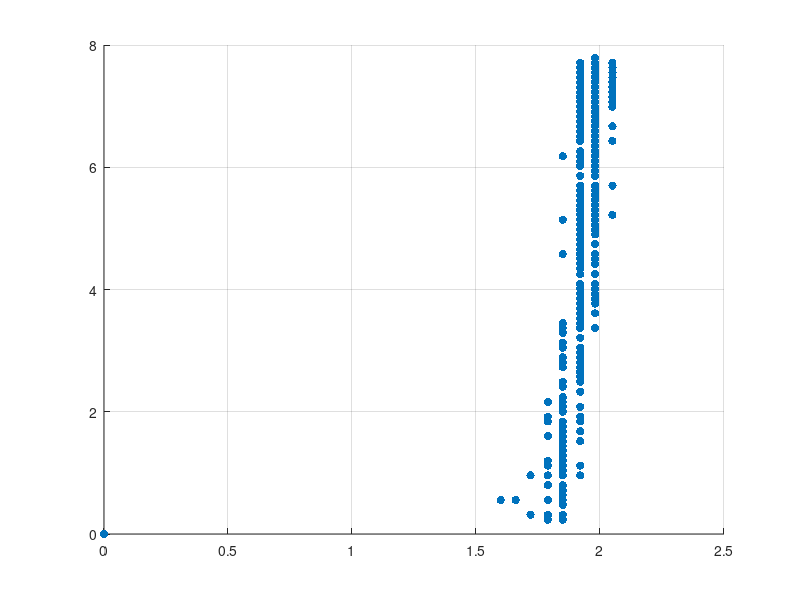

Source code (MATLAB):
x=[0
1.98E+00
1.98E+00
1.98E+00
1.98E+00
1.92E+00
1.92E+00
1.98E+00
1.92E+00
1.92E+00
1.98E+00
1.98E+00
1.98E+00
1.98E+00
1.98E+00
2.05E+00
1.98E+00
1.92E+00
1.92E+00
1.98E+00
1.98E+00
1.98E+00
1.98E+00
1.98E+00
1.98E+00
1.98E+00
1.92E+00
1.98E+00
1.98E+00
1.98E+00
1.98E+00
1.98E+00
1.92E+00
1.98E+00
1.98E+00
1.98E+00
1.98E+00
1.92E+00
1.98E+00
1.98E+00
1.98E+00
1.98E+00
1.98E+00
2.05E+00
2.05E+00
1.98E+00
1.98E+00
1.98E+00
1.92E+00
1.98E+00
1.92E+00
1.98E+00
1.98E+00
1.98E+00
1.98E+00
2.05E+00
1.98E+00
1.92E+00
1.92E+00
1.98E+00
1.98E+00
1.98E+00
1.98E+00
1.98E+00
1.98E+00
1.98E+00
1.98E+00
1.98E+00
1.98E+00
1.98E+00
1.98E+00
1.98E+00
1.98E+00
1.98E+00
1.98E+00
1.98E+00
1.98E+00
1.98E+00
1.98E+00
1.98E+00
1.98E+00
1.98E+00
2.05E+00
2.05E+00
1.98E+00
1.98E+00
1.92E+00
1.98E+00
1.92E+00
1.98E+00
1.98E+00
1.98E+00
1.98E+00
1.98E+00
2.05E+00
1.98E+00
2.05E+00
2.05E+00
1.98E+00
1.98E+00
1.92E+00
1.98E+00
1.98E+00
1.92E+00
1.92E+00
1.98E+00
1.98E+00
1.98E+00
1.98E+00
1.98E+00
1.98E+00
1.98E+00
1.92E+00
1.98E+00
1.98E+00
1.98E+00
2.05E+00
1.98E+00
1.98E+00
1.98E+00
1.98E+00
1.98E+00
1.98E+00
2.05E+00
1.98E+00
2.05E+00
2.05E+00
1.98E+00
1.98E+00
1.98E+00
2.05E+00
1.98E+00
1.98E+00
1.92E+00
1.98E+00
1.98E+00
1.98E+00
1.98E+00
1.98E+00
1.98E+00
1.98E+00
1.98E+00
1.98E+00
1.98E+00
1.98E+00
1.98E+00
1.98E+00
1.98E+00
1.98E+00
1.98E+00
1.98E+00
1.98E+00
2.05E+00
2.05E+00
1.98E+00
1.98E+00
1.98E+00
1.98E+00
1.98E+00
1.92E+00
1.98E+00
1.98E+00
1.98E+00
1.98E+00
1.98E+00
1.98E+00
1.98E+00
1.92E+00
1.98E+00
1.98E+00
1.98E+00
1.98E+00
1.98E+00
2.05E+00
1.98E+00
2.05E+00
1.98E+00
1.98E+00
1.98E+00
1.92E+00
1.98E+00
1.92E+00
2.05E+00
2.05E+00
1.98E+00
1.98E+00
1.98E+00
1.98E+00
1.98E+00
2.05E+00
1.98E+00
1.92E+00
1.98E+00
1.92E+00
1.98E+00
1.98E+00
1.98E+00
2.05E+00
1.98E+00
1.98E+00
1.92E+00
1.98E+00
1.98E+00
1.98E+00
2.05E+00
1.98E+00
2.05E+00
1.98E+00
1.98E+00
2.05E+00
1.98E+00
1.98E+00
1.98E+00
1.98E+00
1.98E+00
1.98E+00
1.92E+00
1.98E+00
1.98E+00
1.98E+00
1.98E+00
1.98E+00
1.98E+00
1.98E+00
1.98E+00
1.98E+00
1.98E+00
1.98E+00
1.98E+00
1.92E+00
1.92E+00
1.98E+00
1.98E+00
1.98E+00
1.98E+00
1.98E+00
1.98E+00
1.92E+00
1.98E+00
1.98E+00
2.05E+00
2.05E+00
1.98E+00
1.98E+00
1.98E+00
1.98E+00
1.98E+00
1.98E+00
1.98E+00
1.98E+00
1.92E+00
1.98E+00
1.98E+00
1.98E+00
1.98E+00
1.98E+00
1.92E+00
1.98E+00
1.98E+00
1.98E+00
1.98E+00
2.05E+00
1.98E+00
1.98E+00
1.92E+00
1.98E+00
1.98E+00
1.98E+00
1.98E+00
1.98E+00
2.05E+00
1.98E+00
1.98E+00
1.98E+00
1.98E+00
1.98E+00
1.98E+00
1.92E+00
2.05E+00
1.98E+00
1.98E+00
1.98E+00
1.98E+00
1.98E+00
1.92E+00
1.98E+00
1.98E+00
1.98E+00
1.98E+00
1.92E+00
1.98E+00
1.92E+00
1.98E+00
1.98E+00
1.98E+00
1.98E+00
1.98E+00
2.05E+00
2.05E+00
1.98E+00
1.98E+00
2.05E+00
1.98E+00
1.92E+00
1.92E+00
1.92E+00
1.98E+00
1.98E+00
1.92E+00
1.98E+00
1.98E+00
1.98E+00
1.98E+00
1.92E+00
1.98E+00
1.98E+00
1.98E+00
1.98E+00
1.98E+00
1.98E+00
1.98E+00
1.98E+00
1.98E+00
1.98E+00
1.98E+00
1.98E+00
1.98E+00
1.98E+00
1.92E+00
1.92E+00
1.98E+00
1.92E+00
1.92E+00
1.92E+00
1.98E+00
2.05E+00
1.92E+00
1.98E+00
1.98E+00
1.98E+00
1.98E+00
1.92E+00
1.98E+00
1.98E+00
1.92E+00
1.98E+00
1.98E+00
1.98E+00
1.98E+00
1.98E+00
1.98E+00
1.98E+00
1.98E+00
1.98E+00
1.98E+00
1.92E+00
1.98E+00
1.98E+00
1.98E+00
2.05E+00
1.92E+00
1.98E+00
1.98E+00
1.98E+00
1.92E+00
1.98E+00
1.98E+00
1.98E+00
1.98E+00
1.92E+00
1.98E+00
1.98E+00
1.98E+00
1.98E+00
1.98E+00
1.85E+00
1.98E+00
1.92E+00
1.98E+00
1.92E+00
1.92E+00
1.98E+00
1.98E+00
1.92E+00
1.98E+00
1.98E+00
1.98E+00
1.98E+00
1.98E+00
1.98E+00
1.98E+00
1.92E+00
1.98E+00
1.98E+00
1.92E+00
1.92E+00
1.98E+00
1.98E+00
2.05E+00
1.98E+00
1.92E+00
1.98E+00
1.92E+00
1.92E+00
1.98E+00
1.92E+00
1.98E+00
1.98E+00
1.92E+00
1.92E+00
1.92E+00
1.98E+00
1.98E+00
1.98E+00
1.92E+00
1.92E+00
1.98E+00
1.92E+00
1.92E+00
1.92E+00
1.98E+00
1.92E+00
1.92E+00
1.92E+00
1.92E+00
1.98E+00
1.92E+00
1.92E+00
1.98E+00
2.05E+00
1.98E+00
1.92E+00
1.85E+00
1.98E+00
1.92E+00
1.92E+00
1.92E+00
1.92E+00
1.92E+00
1.92E+00
1.98E+00
1.98E+00
1.98E+00
1.98E+00
1.92E+00
1.92E+00
1.92E+00
1.92E+00
1.92E+00
1.92E+00
1.92E+00
1.98E+00
1.98E+00
1.92E+00
1.92E+00
1.92E+00
1.92E+00
1.92E+00
1.92E+00
1.92E+00
1.92E+00
1.85E+00
1.98E+00
1.92E+00
1.98E+00
1.98E+00
1.92E+00
1.92E+00
1.98E+00
1.98E+00
1.92E+00
1.98E+00
1.92E+00
1.92E+00
1.92E+00
1.92E+00
1.92E+00
1.92E+00
1.98E+00
1.98E+00
1.92E+00
1.92E+00
1.98E+00
1.92E+00
1.92E+00
1.98E+00
1.92E+00
1.92E+00
1.92E+00
1.98E+00
1.92E+00
1.92E+00
1.92E+00
1.98E+00
1.92E+00
1.92E+00
1.92E+00
1.98E+00
1.92E+00
1.92E+00
1.98E+00
1.92E+00
1.92E+00
1.92E+00
1.92E+00
1.92E+00
1.92E+00
1.98E+00
1.92E+00
1.92E+00
1.92E+00
1.85E+00
1.92E+00
1.92E+00
1.92E+00
1.92E+00
1.92E+00
1.92E+00
1.98E+00
1.85E+00
1.85E+00
1.92E+00
1.85E+00
1.92E+00
1.92E+00
1.85E+00
1.92E+00
1.92E+00
1.92E+00
1.92E+00
1.92E+00
1.92E+00
1.92E+00
1.85E+00
1.92E+00
1.92E+00
1.92E+00
1.85E+00
1.92E+00
1.92E+00
1.85E+00
1.85E+00
1.92E+00
1.85E+00
1.85E+00
1.92E+00
1.92E+00
1.92E+00
1.92E+00
1.92E+00
1.92E+00
1.92E+00
1.85E+00
1.85E+00
1.92E+00
1.85E+00
1.92E+00
1.92E+00
1.92E+00
1.92E+00
1.85E+00
1.85E+00
1.85E+00
1.85E+00
1.85E+00
1.85E+00
1.79E+00
1.92E+00
1.85E+00
1.92E+00
1.85E+00
1.85E+00
1.85E+00
1.85E+00
1.85E+00
1.79E+00
1.92E+00
1.85E+00
1.85E+00
1.92E+00
1.79E+00
1.85E+00
1.85E+00
1.85E+00
1.85E+00
1.85E+00
1.85E+00
1.92E+00
1.79E+00
1.85E+00
1.85E+00
1.85E+00
1.92E+00
1.85E+00
1.85E+00
1.85E+00
1.85E+00
1.85E+00
1.85E+00
1.85E+00
1.85E+00
1.85E+00
1.85E+00
1.85E+00
1.79E+00
1.79E+00
1.79E+00
1.85E+00
1.92E+00
1.85E+00
1.85E+00
1.85E+00
1.85E+00
1.92E+00
1.85E+00
1.79E+00
1.72E+00
1.72E+00
1.72E+00
1.85E+00
1.79E+00
1.85E+00
1.85E+00
1.85E+00
1.85E+00
1.85E+00
1.79E+00
1.85E+00
1.85E+00
1.79E+00
1.85E+00
1.79E+00
1.60E+00
1.66E+00
1.66E+00
1.72E+00
1.79E+00
1.85E+00
1.85E+00
1.79E+00
1.85E+00
];
y=[0
6.51E+00
6.51E+00
6.51E+00
6.43E+00
6.51E+00
6.51E+00
6.51E+00
6.51E+00
6.51E+00
6.59E+00
6.59E+00
6.51E+00
6.67E+00
6.59E+00
6.67E+00
6.67E+00
6.67E+00
6.67E+00
6.67E+00
6.67E+00
6.75E+00
6.67E+00
6.75E+00
6.67E+00
6.75E+00
6.75E+00
6.83E+00
6.75E+00
6.83E+00
6.83E+00
6.83E+00
6.83E+00
6.83E+00
6.99E+00
6.75E+00
6.83E+00
6.91E+00
6.91E+00
6.99E+00
6.91E+00
6.99E+00
6.99E+00
6.99E+00
6.99E+00
6.91E+00
6.91E+00
6.99E+00
6.99E+00
6.99E+00
6.99E+00
7.07E+00
7.07E+00
6.99E+00
7.07E+00
7.07E+00
7.07E+00
7.15E+00
7.15E+00
7.07E+00
7.07E+00
7.23E+00
7.23E+00
7.15E+00
7.15E+00
7.23E+00
7.15E+00
7.15E+00
7.15E+00
7.15E+00
7.23E+00
7.23E+00
7.15E+00
7.31E+00
7.23E+00
7.23E+00
7.23E+00
7.23E+00
7.31E+00
7.31E+00
7.31E+00
7.31E+00
7.31E+00
7.39E+00
7.31E+00
7.39E+00
7.31E+00
7.39E+00
7.31E+00
7.31E+00
7.47E+00
7.31E+00
7.39E+00
7.39E+00
7.39E+00
7.39E+00
7.47E+00
7.39E+00
7.39E+00
7.47E+00
7.39E+00
7.39E+00
7.39E+00
7.55E+00
7.47E+00
7.47E+00
7.47E+00
7.47E+00
7.47E+00
7.47E+00
7.55E+00
7.55E+00
7.47E+00
7.47E+00
7.47E+00
7.63E+00
7.55E+00
7.55E+00
7.63E+00
7.55E+00
7.55E+00
7.47E+00
7.55E+00
7.55E+00
7.55E+00
7.55E+00
7.55E+00
7.63E+00
7.55E+00
7.63E+00
7.55E+00
7.63E+00
7.55E+00
7.55E+00
7.63E+00
7.63E+00
7.63E+00
7.63E+00
7.63E+00
7.63E+00
7.63E+00
7.55E+00
7.63E+00
7.55E+00
7.55E+00
7.55E+00
7.63E+00
7.63E+00
7.63E+00
7.63E+00
7.63E+00
7.63E+00
7.63E+00
7.71E+00
7.55E+00
7.55E+00
7.63E+00
7.71E+00
7.63E+00
7.63E+00
7.63E+00
7.71E+00
7.71E+00
7.71E+00
7.63E+00
7.71E+00
7.63E+00
7.71E+00
7.63E+00
7.63E+00
7.63E+00
7.63E+00
7.71E+00
7.71E+00
7.63E+00
7.71E+00
7.71E+00
7.63E+00
7.63E+00
7.63E+00
7.55E+00
7.63E+00
7.63E+00
7.63E+00
7.63E+00
7.63E+00
7.71E+00
7.79E+00
7.63E+00
7.71E+00
7.71E+00
7.71E+00
7.71E+00
7.71E+00
7.71E+00
7.63E+00
7.71E+00
7.63E+00
7.63E+00
7.63E+00
7.71E+00
7.63E+00
7.63E+00
7.63E+00
7.63E+00
7.63E+00
7.63E+00
7.71E+00
7.55E+00
7.63E+00
7.55E+00
7.63E+00
7.63E+00
7.71E+00
7.63E+00
7.63E+00
7.63E+00
7.63E+00
7.63E+00
7.55E+00
7.63E+00
7.63E+00
7.63E+00
7.47E+00
7.55E+00
7.55E+00
7.63E+00
7.63E+00
7.55E+00
7.55E+00
7.63E+00
7.55E+00
7.55E+00
7.55E+00
7.55E+00
7.55E+00
7.55E+00
7.55E+00
7.55E+00
7.55E+00
7.47E+00
7.47E+00
7.55E+00
7.47E+00
7.47E+00
7.47E+00
7.47E+00
7.47E+00
7.47E+00
7.47E+00
7.39E+00
7.39E+00
7.47E+00
7.39E+00
7.31E+00
7.39E+00
7.39E+00
7.47E+00
7.31E+00
7.39E+00
7.39E+00
7.39E+00
7.47E+00
7.39E+00
7.39E+00
7.39E+00
7.39E+00
7.31E+00
7.31E+00
7.31E+00
7.23E+00
7.39E+00
7.23E+00
7.23E+00
7.23E+00
7.31E+00
7.31E+00
7.23E+00
7.31E+00
7.23E+00
7.23E+00
7.23E+00
7.23E+00
7.31E+00
7.23E+00
7.15E+00
7.15E+00
7.07E+00
7.23E+00
7.15E+00
7.15E+00
7.15E+00
7.15E+00
7.07E+00
7.07E+00
7.15E+00
7.07E+00
7.07E+00
7.15E+00
7.07E+00
7.07E+00
7.07E+00
7.07E+00
7.07E+00
7.07E+00
7.07E+00
7.07E+00
6.99E+00
6.99E+00
6.99E+00
7.07E+00
7.07E+00
6.91E+00
6.99E+00
6.99E+00
6.91E+00
6.99E+00
6.83E+00
6.91E+00
6.83E+00
6.83E+00
6.83E+00
6.83E+00
6.75E+00
6.83E+00
6.75E+00
6.83E+00
6.75E+00
6.75E+00
6.67E+00
6.75E+00
6.75E+00
6.67E+00
6.75E+00
6.75E+00
6.67E+00
6.67E+00
6.75E+00
6.59E+00
6.59E+00
6.59E+00
6.59E+00
6.67E+00
6.59E+00
6.59E+00
6.51E+00
6.59E+00
6.51E+00
6.51E+00
6.51E+00
6.43E+00
6.51E+00
6.51E+00
6.43E+00
6.43E+00
6.43E+00
6.43E+00
6.43E+00
6.35E+00
6.43E+00
6.43E+00
6.26E+00
6.26E+00
6.26E+00
6.26E+00
6.26E+00
6.18E+00
6.26E+00
6.18E+00
6.18E+00
6.18E+00
6.18E+00
6.18E+00
6.18E+00
6.18E+00
6.18E+00
6.10E+00
6.10E+00
6.10E+00
6.10E+00
6.02E+00
6.02E+00
6.02E+00
6.02E+00
6.02E+00
5.94E+00
6.02E+00
5.86E+00
5.94E+00
5.94E+00
5.94E+00
5.86E+00
5.86E+00
5.86E+00
5.86E+00
5.86E+00
5.70E+00
5.86E+00
5.70E+00
5.70E+00
5.70E+00
5.70E+00
5.70E+00
5.70E+00
5.70E+00
5.62E+00
5.62E+00
5.62E+00
5.62E+00
5.54E+00
5.46E+00
5.54E+00
5.54E+00
5.46E+00
5.46E+00
5.46E+00
5.46E+00
5.38E+00
5.46E+00
5.38E+00
5.38E+00
5.38E+00
5.30E+00
5.30E+00
5.38E+00
5.30E+00
5.22E+00
5.22E+00
5.22E+00
5.22E+00
5.06E+00
5.14E+00
5.14E+00
5.14E+00
5.14E+00
5.14E+00
5.14E+00
4.98E+00
5.06E+00
4.98E+00
5.06E+00
4.98E+00
4.90E+00
4.98E+00
4.90E+00
4.90E+00
4.90E+00
4.90E+00
4.82E+00
4.82E+00
4.74E+00
4.74E+00
4.74E+00
4.74E+00
4.74E+00
4.66E+00
4.74E+00
4.66E+00
4.66E+00
4.58E+00
4.58E+00
4.58E+00
4.58E+00
4.58E+00
4.50E+00
4.50E+00
4.50E+00
4.42E+00
4.42E+00
4.42E+00
4.34E+00
4.42E+00
4.42E+00
4.34E+00
4.25E+00
4.25E+00
4.25E+00
4.25E+00
4.25E+00
4.25E+00
4.09E+00
4.09E+00
4.09E+00
4.09E+00
4.01E+00
4.01E+00
4.01E+00
4.01E+00
4.01E+00
4.01E+00
3.93E+00
3.93E+00
3.93E+00
3.93E+00
3.93E+00
3.85E+00
3.85E+00
3.85E+00
3.77E+00
3.85E+00
3.77E+00
3.69E+00
3.69E+00
3.69E+00
3.61E+00
3.61E+00
3.61E+00
3.61E+00
3.53E+00
3.53E+00
3.53E+00
3.45E+00
3.53E+00
3.37E+00
3.37E+00
3.45E+00
3.37E+00
3.37E+00
3.37E+00
3.37E+00
3.29E+00
3.21E+00
3.29E+00
3.21E+00
3.21E+00
3.13E+00
3.05E+00
3.21E+00
3.05E+00
3.05E+00
3.05E+00
3.05E+00
3.05E+00
3.05E+00
2.89E+00
2.97E+00
2.89E+00
2.89E+00
2.89E+00
2.81E+00
2.81E+00
2.81E+00
2.73E+00
2.73E+00
2.73E+00
2.65E+00
2.73E+00
2.57E+00
2.65E+00
2.57E+00
2.57E+00
2.49E+00
2.49E+00
2.49E+00
2.49E+00
2.41E+00
2.33E+00
2.49E+00
2.33E+00
2.33E+00
2.24E+00
2.24E+00
2.24E+00
2.24E+00
2.24E+00
2.16E+00
2.16E+00
2.08E+00
2.08E+00
2.08E+00
2.00E+00
2.08E+00
2.00E+00
2.00E+00
2.00E+00
1.92E+00
1.92E+00
1.84E+00
1.84E+00
1.84E+00
1.84E+00
1.76E+00
1.68E+00
1.76E+00
1.68E+00
1.68E+00
1.68E+00
1.68E+00
1.60E+00
1.52E+00
1.60E+00
1.44E+00
1.52E+00
1.44E+00
1.36E+00
1.44E+00
1.36E+00
1.44E+00
1.36E+00
1.36E+00
1.36E+00
1.20E+00
1.28E+00
1.20E+00
1.12E+00
1.20E+00
1.20E+00
1.12E+00
1.12E+00
9.58E-01
9.58E-01
1.04E+00
9.58E-01
9.58E-01
9.58E-01
9.58E-01
9.58E-01
9.58E-01
9.58E-01
7.98E-01
7.98E-01
7.17E-01
7.17E-01
6.37E-01
7.17E-01
6.37E-01
5.56E-01
6.37E-01
5.56E-01
5.56E-01
4.76E-01
5.56E-01
5.56E-01
5.56E-01
5.56E-01
3.15E-01
3.15E-01
2.35E-01
3.15E-01
2.35E-01
2.35E-01
];
scatter(x,y,'filled')
grid on
